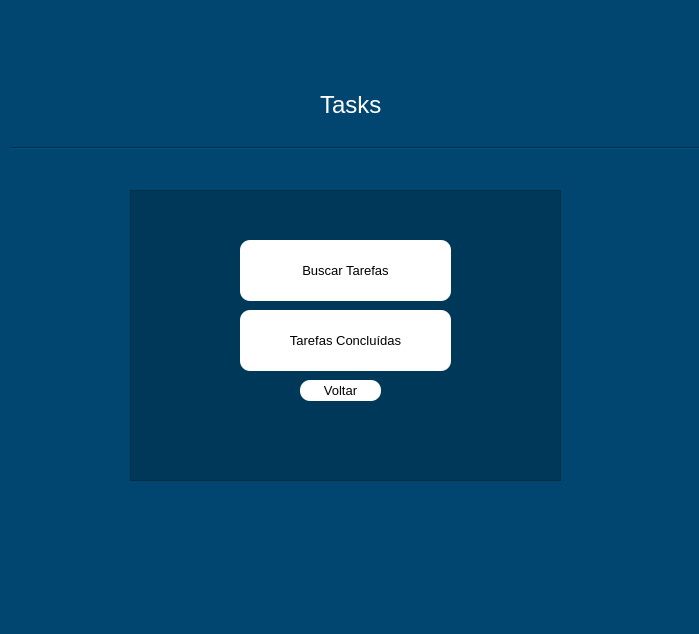
<?xml version="1.0" encoding="UTF-8"?>
<ui version="4.0">
 <class>Cadastro</class>
 <widget class="QWidget" name="Cadastro">
  <property name="geometry">
   <rect>
    <x>0</x>
    <y>0</y>
    <width>699</width>
    <height>634</height>
   </rect>
  </property>
  <property name="font">
   <font>
    <pointsize>9</pointsize>
    <weight>50</weight>
    <bold>false</bold>
   </font>
  </property>
  <property name="windowTitle">
   <string>Form</string>
  </property>
  <property name="styleSheet">
   <string notr="true">background-color: rgb(0, 70, 112);</string>
  </property>
  <widget class="QFrame" name="frame">
   <property name="geometry">
    <rect>
     <x>130</x>
     <y>190</y>
     <width>431</width>
     <height>291</height>
    </rect>
   </property>
   <property name="styleSheet">
    <string notr="true">background-color: rgba(0, 0, 0,0.2);</string>
   </property>
   <property name="frameShape">
    <enum>QFrame::StyledPanel</enum>
   </property>
   <property name="frameShadow">
    <enum>QFrame::Raised</enum>
   </property>
   <widget class="QPushButton" name="cadastrar_telainicial__Button">
    <property name="geometry">
     <rect>
      <x>110</x>
      <y>120</y>
      <width>211</width>
      <height>61</height>
     </rect>
    </property>
    <property name="font">
     <font>
      <pointsize>10</pointsize>
     </font>
    </property>
    <property name="cursor">
     <cursorShape>PointingHandCursor</cursorShape>
    </property>
    <property name="styleSheet">
     <string notr="true">QPushButton{

	color: rgb(0, 0, 0);
	background-color: rgb(255, 255, 255);
	border-radius:10px

}

QPushButton:hover{

	color: rgb(255, 255, 255);
	background-color: rgb(0, 0, 0);
}</string>
    </property>
    <property name="text">
     <string>Tarefas Concluídas</string>
    </property>
   </widget>
   <widget class="QPushButton" name="sair_telainicial_Button_5">
    <property name="geometry">
     <rect>
      <x>170</x>
      <y>190</y>
      <width>81</width>
      <height>21</height>
     </rect>
    </property>
    <property name="font">
     <font>
      <pointsize>10</pointsize>
     </font>
    </property>
    <property name="cursor">
     <cursorShape>PointingHandCursor</cursorShape>
    </property>
    <property name="styleSheet">
     <string notr="true">QPushButton{

	color: rgb(0, 0, 0);
	background-color: rgb(255, 255, 255);
	border-radius:10px

}

QPushButton:hover{

	color: rgb(255, 255, 255);
	background-color: rgb(0, 0, 0);
}</string>
    </property>
    <property name="text">
     <string>Voltar</string>
    </property>
   </widget>
   <widget class="QPushButton" name="buscar_tarefa_telainicial_Button">
    <property name="geometry">
     <rect>
      <x>110</x>
      <y>50</y>
      <width>211</width>
      <height>61</height>
     </rect>
    </property>
    <property name="font">
     <font>
      <pointsize>10</pointsize>
     </font>
    </property>
    <property name="cursor">
     <cursorShape>PointingHandCursor</cursorShape>
    </property>
    <property name="styleSheet">
     <string notr="true">QPushButton{

	color: rgb(0, 0, 0);
	background-color: rgb(255, 255, 255);
	border-radius:10px

}

QPushButton:hover{

	color: rgb(255, 255, 255);
	background-color: rgb(0, 0, 0);
}</string>
    </property>
    <property name="text">
     <string>Buscar Tarefas</string>
    </property>
   </widget>
  </widget>
  <widget class="Line" name="line">
   <property name="geometry">
    <rect>
     <x>10</x>
     <y>140</y>
     <width>731</width>
     <height>16</height>
    </rect>
   </property>
   <property name="orientation">
    <enum>Qt::Horizontal</enum>
   </property>
  </widget>
  <widget class="QLabel" name="label">
   <property name="geometry">
    <rect>
     <x>320</x>
     <y>90</y>
     <width>71</width>
     <height>31</height>
    </rect>
   </property>
   <property name="font">
    <font>
     <pointsize>18</pointsize>
    </font>
   </property>
   <property name="text">
    <string>&lt;html&gt;&lt;head/&gt;&lt;body&gt;&lt;p&gt;&lt;span style=&quot; color:#ffffff;&quot;&gt;Tasks&lt;/span&gt;&lt;/p&gt;&lt;/body&gt;&lt;/html&gt;</string>
   </property>
  </widget>
 </widget>
 <resources/>
 <connections/>
</ui>
